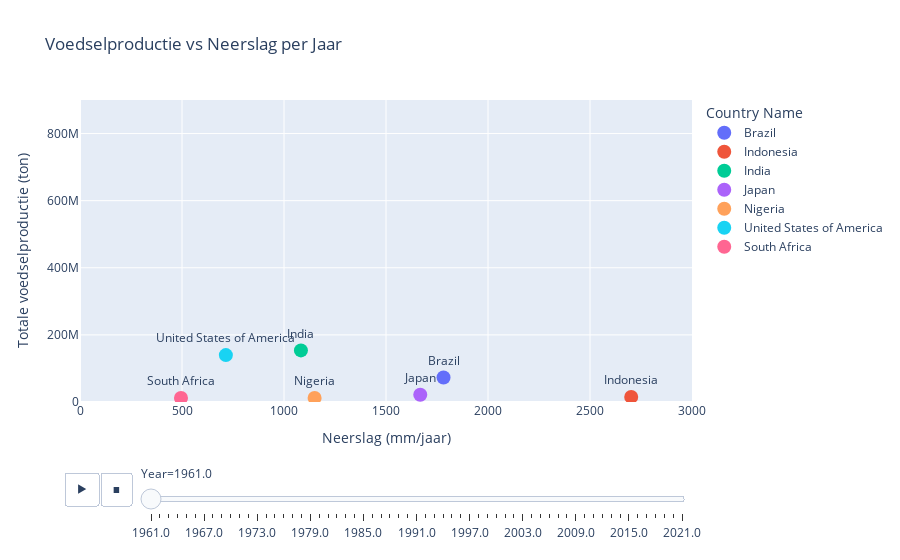

This figure's notebook cell:
### Code cell
import pandas as pd
import plotly.express as px

# Laad de datasets
neerslag_df = pd.read_csv("datasets/API_AG.LND.PRCP.MM_DS2_en_csv_v2_4487.csv", skiprows=4)
productie_df = pd.read_csv("datasets/Production_Crops_Livestock_filtered.csv")

# Zet neerslagdata om naar lange vorm
neerslag_long = neerslag_df.melt(
    id_vars=["Country Name", "Country Code", "Indicator Name", "Indicator Code"],
    var_name="Year",
    value_name="Precipitation_mm"
)
neerslag_long = neerslag_long[["Country Name", "Year", "Precipitation_mm"]]
neerslag_long["Year"] = pd.to_numeric(neerslag_long["Year"], errors="coerce")
neerslag_long = neerslag_long.dropna(subset=["Year", "Precipitation_mm"])
neerslag_long["Country Name"] = neerslag_long["Country Name"].replace({
    "United States": "United States of America"
})

# Verwerk productiedata
productie_filtered = productie_df[productie_df["Element"] == "Production"]
productie_aggregated = productie_filtered.groupby(["Area", "Year"])["Value"].sum().reset_index()
productie_aggregated.rename(columns={"Area": "Country Name", "Value": "Production_tonnes"}, inplace=True)
productie_aggregated["Year"] = pd.to_numeric(productie_aggregated["Year"], errors="coerce")
productie_aggregated["Country Name"] = productie_aggregated["Country Name"].replace({
    "Netherlands (Kingdom of the)": "Netherlands"
})

# Merge datasets
productie_neerslag_df = pd.merge(neerslag_long, productie_aggregated, on=["Country Name", "Year"])

# Filter op de 7 landen
landen_selectie = [
    "Nigeria", "South Africa", "India", "Japan",
    "United States of America", "Brazil", "Indonesia"
]
productie_neerslag_df = productie_neerslag_df[productie_neerslag_df["Country Name"].isin(landen_selectie)]

# Maak scatterplot met animatie
fig = px.scatter(
    productie_neerslag_df,
    x="Precipitation_mm",
    y="Production_tonnes",
    animation_frame="Year",
    color="Country Name",
    text="Country Name",
    hover_name="Country Name",
    title="Voedselproductie vs Neerslag per Jaar",
    labels={
        "Precipitation_mm": "Neerslag (mm/jaar)",
        "Production_tonnes": "Totale voedselproductie (ton)"
    }
)

fig.update_traces(
    textposition='top center',
    marker=dict(size=14)
)

fig.update_layout(
    xaxis=dict(range=[0, 3000]),
    yaxis=dict(range=[0, 900_000_000])
)

fig.show()

### Figure 1 — Plotly figure (JSON) as saved in the notebook; plotly's stock layout.template omitted (floating-point values rounded to 4 significant figures)
{"data": [{"hovertemplate": "<b>%{hovertext}</b><br><br>Country Name=%{text}<br>Year=1961.0<br>Neerslag (mm/jaar)=%{x}<br>Totale voedselproductie (ton)=%{y}<extra></extra>", "hovertext": ["Brazil"], "legendgroup": "Brazil", "marker": {"color": "#636efa", "size": 14, "symbol": "circle"}, "mode": "markers+text", "name": "Brazil", "orientation": "v", "showlegend": true, "text": ["Brazil"], "textposition": "top center", "type": "scatter", "x": [1782.0], "xaxis": "x", "y": [72920000.0], "yaxis": "y"}, {"hovertemplate": "<b>%{hovertext}</b><br><br>Country Name=%{text}<br>Year=1961.0<br>Neerslag (mm/jaar)=%{x}<br>Totale voedselproductie (ton)=%{y}<extra></extra>", "hovertext": ["Indonesia"], "legendgroup": "Indonesia", "marker": {"color": "#EF553B", "size": 14, "symbol": "circle"}, "mode": "markers+text", "name": "Indonesia", "orientation": "v", "showlegend": true, "text": ["Indonesia"], "textposition": "top center", "type": "scatter", "x": [2702.0], "xaxis": "x", "y": [15130000.0], "yaxis": "y"}, {"hovertemplate": "<b>%{hovertext}</b><br><br>Country Name=%{text}<br>Year=1961.0<br>Neerslag (mm/jaar)=%{x}<br>Totale voedselproductie (ton)=%{y}<extra></extra>", "hovertext": ["India"], "legendgroup": "India", "marker": {"color": "#00cc96", "size": 14, "symbol": "circle"}, "mode": "markers+text", "name": "India", "orientation": "v", "showlegend": true, "text": ["India"], "textposition": "top center", "type": "scatter", "x": [1083.0], "xaxis": "x", "y": [153800000.0], "yaxis": "y"}, {"hovertemplate": "<b>%{hovertext}</b><br><br>Country Name=%{text}<br>Year=1961.0<br>Neerslag (mm/jaar)=%{x}<br>Totale voedselproductie (ton)=%{y}<extra></extra>", "hovertext": ["Japan"], "legendgroup": "Japan", "marker": {"color": "#ab63fa", "size": 14, "symbol": "circle"}, "mode": "markers+text", "name": "Japan", "orientation": "v", "showlegend": true, "text": ["Japan"], "textposition": "top center", "type": "scatter", "x": [1668.0], "xaxis": "x", "y": [21600000.0], "yaxis": "y"}, {"hovertemplate": "<b>%{hovertext}</b><br><br>Country Name=%{text}<br>Year=1961.0<br>Neerslag (mm/jaar)=%{x}<br>Totale voedselproductie (ton)=%{y}<extra></extra>", "hovertext": ["Nigeria"], "legendgroup": "Nigeria", "marker": {"color": "#FFA15A", "size": 14, "symbol": "circle"}, "mode": "markers+text", "name": "Nigeria", "orientation": "v", "showlegend": true, "text": ["Nigeria"], "textposition": "top center", "type": "scatter", "x": [1150.0], "xaxis": "x", "y": [12260000.0], "yaxis": "y"}, {"hovertemplate": "<b>%{hovertext}</b><br><br>Country Name=%{text}<br>Year=1961.0<br>Neerslag (mm/jaar)=%{x}<br>Totale voedselproductie (ton)=%{y}<extra></extra>", "hovertext": ["United States of America"], "legendgroup": "United States of America", "marker": {"color": "#19d3f3", "size": 14, "symbol": "circle"}, "mode": "markers+text", "name": "United States of America", "orientation": "v", "showlegend": true, "text": ["United States of America"], "textposition": "top center", "type": "scatter", "x": [715.0], "xaxis": "x", "y": [139800000.0], "yaxis": "y"}, {"hovertemplate": "<b>%{hovertext}</b><br><br>Country Name=%{text}<br>Year=1961.0<br>Neerslag (mm/jaar)=%{x}<br>Totale voedselproductie (ton)=%{y}<extra></extra>", "hovertext": ["South Africa"], "legendgroup": "South Africa", "marker": {"color": "#FF6692", "size": 14, "symbol": "circle"}, "mode": "markers+text", "name": "South Africa", "orientation": "v", "showlegend": true, "text": ["South Africa"], "textposition": "top center", "type": "scatter", "x": [495.0], "xaxis": "x", "y": [12110000.0], "yaxis": "y"}], "layout": {"legend": {"title": {"text": "Country Name"}, "tracegroupgap": 0}, "sliders": [{"active": 0, "currentvalue": {"prefix": "Year="}, "len": 0.9, "pad": {"b": 10, "t": 60}, "steps": [{"args": [["1961.0"], {"frame": {"duration": 0, "redraw": false}, "fromcurrent": true, "mode": "immediate", "transition": {"duration": 0, "easing": "linear"}}], "label": "1961.0", "method": "animate"}, {"args": [["1962.0"], {"frame": {"duration": 0, "redraw": false}, "fromcurrent": true, "mode": "immediate", "transition": {"duration": 0, "easing": "linear"}}], "label": "1962.0", "method": "animate"}, {"args": [["1963.0"], {"frame": {"duration": 0, "redraw": false}, "fromcurrent": true, "mode": "immediate", "transition": {"duration": 0, "easing": "linear"}}], "label": "1963.0", "method": "animate"}, {"args": [["1964.0"], {"frame": {"duration": 0, "redraw": false}, "fromcurrent": true, "mode": "immediate", "transition": {"duration": 0, "easing": "linear"}}], "label": "1964.0", "method": "animate"}, {"args": [["1965.0"], {"frame": {"duration": 0, "redraw": false}, "fromcurrent": true, "mode": "immediate", "transition": {"duration": 0, "easing": "linear"}}], "label": "1965.0", "method": "animate"}, {"args": [["1966.0"], {"frame": {"duration": 0, "redraw": false}, "fromcurrent": true, "mode": "immediate", "transition": {"duration": 0, "easing": "linear"}}], "label": "1966.0", "method": "animate"}, {"args": [["1967.0"], {"frame": {"duration": 0, "redraw": false}, "fromcurrent": true, "mode": "immediate", "transition": {"duration": 0, "easing": "linear"}}], "label": "1967.0", "method": "animate"}, {"args": [["1968.0"], {"frame": {"duration": 0, "redraw": false}, "fromcurrent": true, "mode": "immediate", "transition": {"duration": 0, "easing": "linear"}}], "label": "1968.0", "method": "animate"}, {"args": [["1969.0"], {"frame": {"duration": 0, "redraw": false}, "fromcurrent": true, "mode": "immediate", "transition": {"duration": 0, "easing": "linear"}}], "label": "1969.0", "method": "animate"}, {"args": [["1970.0"], {"frame": {"duration": 0, "redraw": false}, "fromcurrent": true, "mode": "immediate", "transition": {"duration": 0, "easing": "linear"}}], "label": "1970.0", "method": "animate"}, {"args": [["1971.0"], {"frame": {"duration": 0, "redraw": false}, "fromcurrent": true, "mode": "immediate", "transition": {"duration": 0, "easing": "linear"}}], "label": "1971.0", "method": "animate"}, {"args": [["1972.0"], {"frame": {"duration": 0, "redraw": false}, "fromcurrent": true, "mode": "immediate", "transition": {"duration": 0, "easing": "linear"}}], "label": "1972.0", "method": "animate"}, {"args": [["1973.0"], {"frame": {"duration": 0, "redraw": false}, "fromcurrent": true, "mode": "immediate", "transition": {"duration": 0, "easing": "linear"}}], "label": "1973.0", "method": "animate"}, {"args": [["1974.0"], {"frame": {"duration": 0, "redraw": false}, "fromcurrent": true, "mode": "immediate", "transition": {"duration": 0, "easing": "linear"}}], "label": "1974.0", "method": "animate"}, {"args": [["1975.0"], {"frame": {"duration": 0, "redraw": false}, "fromcurrent": true, "mode": "immediate", "transition": {"duration": 0, "easing": "linear"}}], "label": "1975.0", "method": "animate"}, {"args": [["1976.0"], {"frame": {"duration": 0, "redraw": false}, "fromcurrent": true, "mode": "immediate", "transition": {"duration": 0, "easing": "linear"}}], "label": "1976.0", "method": "animate"}, {"args": [["1977.0"], {"frame": {"duration": 0, "redraw": false}, "fromcurrent": true, "mode": "immediate", "transition": {"duration": 0, "easing": "linear"}}], "label": "1977.0", "method": "animate"}, {"args": [["1978.0"], {"frame": {"duration": 0, "redraw": false}, "fromcurrent": true, "mode": "immediate", "transition": {"duration": 0, "easing": "linear"}}], "label": "1978.0", "method": "animate"}, {"args": [["1979.0"], {"frame": {"duration": 0, "redraw": false}, "fromcurrent": true, "mode": "immediate", "transition": {"duration": 0, "easing": "linear"}}], "label": "1979.0", "method": "animate"}, {"args": [["1980.0"], {"frame": {"duration": 0, "redraw": false}, "fromcurrent": true, "mode": "immediate", "transition": {"duration": 0, "easing": "linear"}}], "label": "1980.0", "method": "animate"}, {"args": [["1981.0"], {"frame": {"duration": 0, "redraw": false}, "fromcurrent": true, "mode": "immediate", "transition": {"duration": 0, "easing": "linear"}}], "label": "1981.0", "method": "animate"}, {"args": [["1982.0"], {"frame": {"duration": 0, "redraw": false}, "fromcurrent": true, "mode": "immediate", "transition": {"duration": 0, "easing": "linear"}}], "label": "1982.0", "method": "animate"}, {"args": [["1983.0"], {"frame": {"duration": 0, "redraw": false}, "fromcurrent": true, "mode": "immediate", "transition": {"duration": 0, "easing": "linear"}}], "label": "1983.0", "method": "animate"}, {"args": [["1984.0"], {"frame": {"duration": 0, "redraw": false}, "fromcurrent": true, "mode": "immediate", "transition": {"duration": 0, "easing": "linear"}}], "label": "1984.0", "method": "animate"}, {"args": [["1985.0"], {"frame": {"duration": 0, "redraw": false}, "fromcurrent": true, "mode": "immediate", "transition": {"duration": 0, "easing": "linear"}}], "label": "1985.0", "method": "animate"}, {"args": [["1986.0"], {"frame": {"duration": 0, "redraw": false}, "fromcurrent": true, "mode": "immediate", "transition": {"duration": 0, "easing": "linear"}}], "label": "1986.0", "method": "animate"}, {"args": [["1987.0"], {"frame": {"duration": 0, "redraw": false}, "fromcurrent": true, "mode": "immediate", "transition": {"duration": 0, "easing": "linear"}}], "label": "1987.0", "method": "animate"}, {"args": [["1988.0"], {"frame": {"duration": 0, "redraw": false}, "fromcurrent": true, "mode": "immediate", "transition": {"duration": 0, "easing": "linear"}}], "label": "1988.0", "method": "animate"}, {"args": [["1989.0"], {"frame": {"duration": 0, "redraw": false}, "fromcurrent": true, "mode": "immediate", "transition": {"duration": 0, "easing": "linear"}}], "label": "1989.0", "method": "animate"}, {"args": [["1990.0"], {"frame": {"duration": 0, "redraw": false}, "fromcurrent": true, "mode": "immediate", "transition": {"duration": 0, "easing": "linear"}}], "label": "1990.0", "method": "animate"}, {"args": [["1991.0"], {"frame": {"duration": 0, "redraw": false}, "fromcurrent": true, "mode": "immediate", "transition": {"duration": 0, "easing": "linear"}}], "label": "1991.0", "method": "animate"}, {"args": [["1992.0"], {"frame": {"duration": 0, "redraw": false}, "fromcurrent": true, "mode": "immediate", "transition": {"duration": 0, "easing": "linear"}}], "label": "1992.0", "method": "animate"}, {"args": [["1993.0"], {"frame": {"duration": 0, "redraw": false}, "fromcurrent": true, "mode": "immediate", "transition": {"duration": 0, "easing": "linear"}}], "label": "1993.0", "method": "animate"}, {"args": [["1994.0"], {"frame": {"duration": 0, "redraw": false}, "fromcurrent": true, "mode": "immediate", "transition": {"duration": 0, "easing": "linear"}}], "label": "1994.0", "method": "animate"}, {"args": [["1995.0"], {"frame": {"duration": 0, "redraw": false}, "fromcurrent": true, "mode": "immediate", "transition": {"duration": 0, "easing": "linear"}}], "label": "1995.0", "method": "animate"}, {"args": [["1996.0"], {"frame": {"duration": 0, "redraw": false}, "fromcurrent": true, "mode": "immediate", "transition": {"duration": 0, "easing": "linear"}}], "label": "1996.0", "method": "animate"}, {"args": [["1997.0"], {"frame": {"duration": 0, "redraw": false}, "fromcurrent": true, "mode": "immediate", "transition": {"duration": 0, "easing": "linear"}}], "label": "1997.0", "method": "animate"}, {"args": [["1998.0"], {"frame": {"duration": 0, "redraw": false}, "fromcurrent": true, "mode": "immediate", "transition": {"duration": 0, "easing": "linear"}}], "label": "1998.0", "method": "animate"}, {"args": [["1999.0"], {"frame": {"duration": 0, "redraw": false}, "fromcurrent": true, "mode": "immediate", "transition": {"duration": 0, "easing": "linear"}}], "label": "1999.0", "method": "animate"}, {"args": [["2000.0"], {"frame": {"duration": 0, "redraw": false}, "fromcurrent": true, "mode": "immediate", "transition": {"duration": 0, "easing": "linear"}}], "label": "2000.0", "method": "animate"}, {"args": [["2001.0"], {"frame": {"duration": 0, "redraw": false}, "fromcurrent": true, "mode": "immediate", "transition": {"duration": 0, "easing": "linear"}}], "label": "2001.0", "method": "animate"}, {"args": [["2002.0"], {"frame": {"duration": 0, "redraw": false}, "fromcurrent": true, "mode": "immediate", "transition": {"duration": 0, "easing": "linear"}}], "label": "2002.0", "method": "animate"}, {"args": [["2003.0"], {"frame": {"duration": 0, "redraw": false}, "fromcurrent": true, "mode": "immediate", "transition": {"duration": 0, "easing": "linear"}}], "label": "2003.0", "method": "animate"}, {"args": [["2004.0"], {"frame": {"duration": 0, "redraw": false}, "fromcurrent": true, "mode": "immediate", "transition": {"duration": 0, "easing": "linear"}}], "label": "2004.0", "method": "animate"}, {"args": [["2005.0"], {"frame": {"duration": 0, "redraw": false}, "fromcurrent": true, "mode": "immediate", "transition": {"duration": 0, "easing": "linear"}}], "label": "2005.0", "method": "animate"}, {"args": [["2006.0"], {"frame": {"duration": 0, "redraw": false}, "fromcurrent": true, "mode": "immediate", "transition": {"duration": 0, "easing": "linear"}}], "label": "2006.0", "method": "animate"}, {"args": [["2007.0"], {"frame": {"duration": 0, "redraw": false}, "fromcurrent": true, "mode": "immediate", "transition": {"duration": 0, "easing": "linear"}}], "label": "2007.0", "method": "animate"}, {"args": [["2008.0"], {"frame": {"duration": 0, "redraw": false}, "fromcurrent": true, "mode": "immediate", "transition": {"duration": 0, "easing": "linear"}}], "label": "2008.0", "method": "animate"}, {"args": [["2009.0"], {"frame": {"duration": 0, "redraw": false}, "fromcurrent": true, "mode": "immediate", "transition": {"duration": 0, "easing": "linear"}}], "label": "2009.0", "method": "animate"}, {"args": [["2010.0"], {"frame": {"duration": 0, "redraw": false}, "fromcurrent": true, "mode": "immediate", "transition": {"duration": 0, "easing": "linear"}}], "label": "2010.0", "method": "animate"}, {"args": [["2011.0"], {"frame": {"duration": 0, "redraw": false}, "fromcurrent": true, "mode": "immediate", "transition": {"duration": 0, "easing": "linear"}}], "label": "2011.0", "method": "animate"}, {"args": [["2012.0"], {"frame": {"duration": 0, "redraw": false}, "fromcurrent": true, "mode": "immediate", "transition": {"duration": 0, "easing": "linear"}}], "label": "2012.0", "method": "animate"}, {"args": [["2013.0"], {"frame": {"duration": 0, "redraw": false}, "fromcurrent": true, "mode": "immediate", "transition": {"duration": 0, "easing": "linear"}}], "label": "2013.0", "method": "animate"}, {"args": [["2014.0"], {"frame": {"duration": 0, "redraw": false}, "fromcurrent": true, "mode": "immediate", "transition": {"duration": 0, "easing": "linear"}}], "label": "2014.0", "method": "animate"}, {"args": [["2015.0"], {"frame": {"duration": 0, "redraw": false}, "fromcurrent": true, "mode": "immediate", "transition": {"duration": 0, "easing": "linear"}}], "label": "2015.0", "method": "animate"}, {"args": [["2016.0"], {"frame": {"duration": 0, "redraw": false}, "fromcurrent": true, "mode": "immediate", "transition": {"duration": 0, "easing": "linear"}}], "label": "2016.0", "method": "animate"}, {"args": [["2017.0"], {"frame": {"duration": 0, "redraw": false}, "fromcurrent": true, "mode": "immediate", "transition": {"duration": 0, "easing": "linear"}}], "label": "2017.0", "method": "animate"}, {"args": [["2018.0"], {"frame": {"duration": 0, "redraw": false}, "fromcurrent": true, "mode": "immediate", "transition": {"duration": 0, "easing": "linear"}}], "label": "2018.0", "method": "animate"}, {"args": [["2019.0"], {"frame": {"duration": 0, "redraw": false}, "fromcurrent": true, "mode": "immediate", "transition": {"duration": 0, "easing": "linear"}}], "label": "2019.0", "method": "animate"}, {"args": [["2020.0"], {"frame": {"duration": 0, "redraw": false}, "fromcurrent": true, "mode": "immediate", "transition": {"duration": 0, "easing": "linear"}}], "label": "2020.0", "method": "animate"}, {"args": [["2021.0"], {"frame": {"duration": 0, "redraw": false}, "fromcurrent": true, "mode": "immediate", "transition": {"duration": 0, "easing": "linear"}}], "label": "2021.0", "method": "animate"}], "x": 0.1, "xanchor": "left", "y": 0, "yanchor": "top"}], "title": {"text": "Voedselproductie vs Neerslag per Jaar"}, "updatemenus": [{"buttons": [{"args": [null, {"frame": {"duration": 500, "redraw": false}, "fromcurrent": true, "mode": "immediate", "transition": {"duration": 500, "easing": "linear"}}], "label": "&#9654;", "method": "animate"}, {"args": [[null], {"frame": {"duration": 0, "redraw": false}, "fromcurrent": true, "mode": "immediate", "transition": {"duration": 0, "easing": "linear"}}], "label": "&#9724;", "method": "animate"}], "direction": "left", "pad": {"r": 10, "t": 70}, "showactive": false, "type": "buttons", "x": 0.1, "xanchor": "right", "y": 0, "yanchor": "top"}], "xaxis": {"anchor": "y", "domain": [0, 1], "range": [0, 3000], "title": {"text": "Neerslag (mm/jaar)"}}, "yaxis": {"anchor": "x", "domain": [0, 1], "range": [0, 900000000], "title": {"text": "Totale voedselproductie (ton)"}}}}
